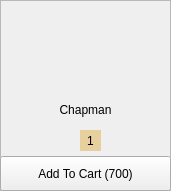
      <widget class="QFrame" name="frame_46">
       <property name="geometry">
        <rect>
         <x>510</x>
         <y>50</y>
         <width>171</width>
         <height>191</height>
        </rect>
       </property>
       <property name="frameShape">
        <enum>QFrame::StyledPanel</enum>
       </property>
       <property name="frameShadow">
        <enum>QFrame::Raised</enum>
       </property>
       <widget class="QLabel" name="label_89">
        <property name="geometry">
         <rect>
          <x>30</x>
          <y>10</y>
          <width>111</width>
          <height>91</height>
         </rect>
        </property>
        <property name="text">
         <string/>
        </property>
        <property name="pixmap">
         <pixmap resource="../icons/place.qrc">:/Assets/521b7fb8-b3dd-4127-bb70-9647347a8d06.jpg</pixmap>
        </property>
        <property name="scaledContents">
         <bool>true</bool>
        </property>
       </widget>
       <widget class="QLabel" name="label_90">
        <property name="geometry">
         <rect>
          <x>55</x>
          <y>100</y>
          <width>61</width>
          <height>20</height>
         </rect>
        </property>
        <property name="styleSheet">
         <string notr="true">background-color: transparent;
padding-bottom: -3;
border: 0;
font: 11pt &quot;Agency FB&quot;;</string>
        </property>
        <property name="text">
         <string>Chapman</string>
        </property>
        <property name="alignment">
         <set>Qt::AlignCenter</set>
        </property>
        <property name="wordWrap">
         <bool>true</bool>
        </property>
       </widget>
       <widget class="QPushButton" name="capminus">
        <property name="geometry">
         <rect>
          <x>60</x>
          <y>130</y>
          <width>21</width>
          <height>23</height>
         </rect>
        </property>
        <property name="styleSheet">
         <string notr="true">QPushButton{
border: 0;}
QPushButton:hover{
padding-left: -2px;
}
QPushButton:pressed{
padding-left: -5px;
}</string>
        </property>
        <property name="text">
         <string/>
        </property>
        <property name="icon">
         <iconset resource="../icons/place.qrc">
          <normaloff>:/Assets/minus-hexagon.png</normaloff>:/Assets/minus-hexagon.png</iconset>
        </property>
        <property name="iconSize">
         <size>
          <width>20</width>
          <height>20</height>
         </size>
        </property>
       </widget>
       <widget class="QPushButton" name="capplus">
        <property name="geometry">
         <rect>
          <x>100</x>
          <y>130</y>
          <width>21</width>
          <height>23</height>
         </rect>
        </property>
        <property name="styleSheet">
         <string notr="true">QPushButton{
border: 0;}
QPushButton:hover{
padding-left: 2px;
}
QPushButton:pressed{
padding-left: 5px;
}</string>
        </property>
        <property name="text">
         <string/>
        </property>
        <property name="icon">
         <iconset resource="../icons/place.qrc">
          <normaloff>:/Assets/plus-hexagon.png</normaloff>:/Assets/plus-hexagon.png</iconset>
        </property>
        <property name="iconSize">
         <size>
          <width>20</width>
          <height>20</height>
         </size>
        </property>
       </widget>
       <widget class="QLabel" name="cap_label">
        <property name="geometry">
         <rect>
          <x>80</x>
          <y>130</y>
          <width>21</width>
          <height>21</height>
         </rect>
        </property>
        <property name="styleSheet">
         <string notr="true">border: 0;
background-color: rgb(232, 208, 158)</string>
        </property>
        <property name="text">
         <string>1</string>
        </property>
        <property name="alignment">
         <set>Qt::AlignCenter</set>
        </property>
       </widget>
       <widget class="QPushButton" name="capmancart">
        <property name="geometry">
         <rect>
          <x>0</x>
          <y>156</y>
          <width>171</width>
          <height>35</height>
         </rect>
        </property>
        <property name="styleSheet">
         <string notr="true">QPushButton{
font: 11pt &quot;Agency FB&quot;;}
QPushButton:hover{
background-color: rgb(0, 0, 0);
color: rgb(255, 255, 255)
}</string>
        </property>
        <property name="text">
         <string>Add To Cart (700)</string>
        </property>
       </widget>
      </widget>
